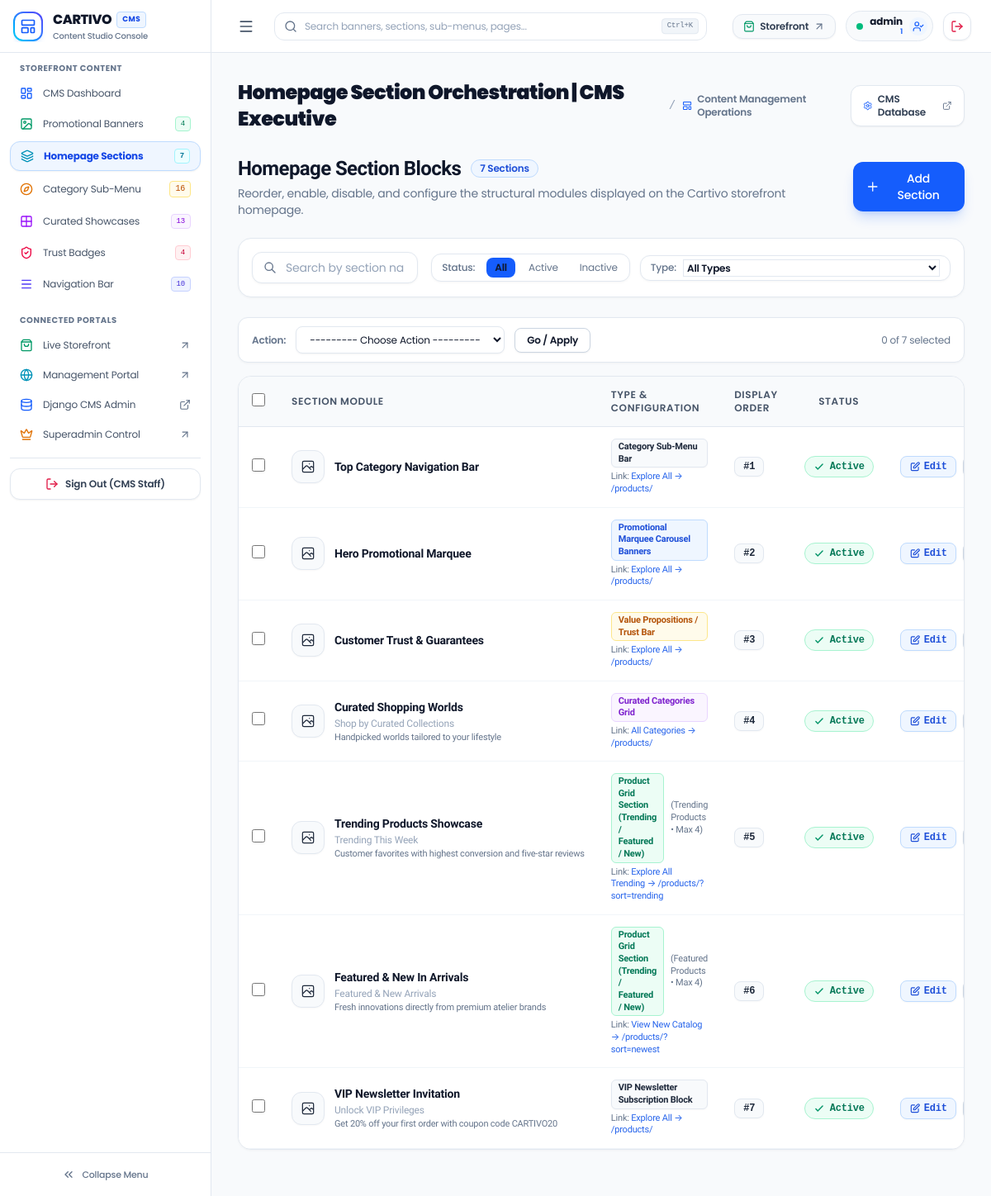
Before: /cms/sections/ (signed in) with the older database file.
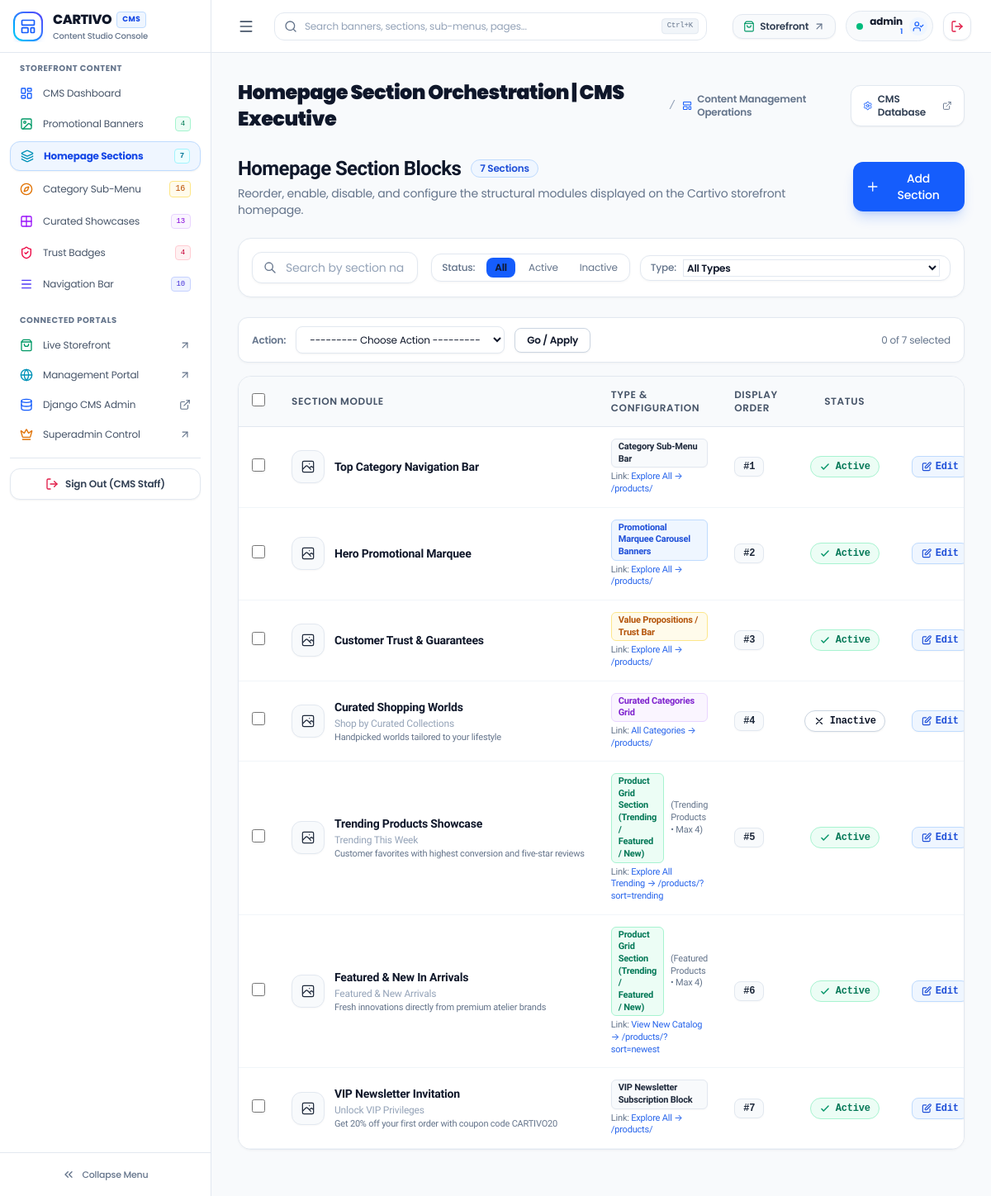
After: the same page with the newer database file.
### apps/cms/models.py (models this page shows, shortened)
class HomepageSection(models.Model):
    SECTION_TYPES = (
        ('category_bar', 'Category Sub-Menu Bar'),
        ('hero_banners', 'Promotional Marquee Carousel Banners'),
        ('trust_bar', 'Value Propositions / Trust Bar'),
        ('curated_categories', 'Curated Categories Grid'),
        ('product_grid', 'Product Grid Section (Trending / Featured / New)'),
        ('newsletter', 'VIP Newsletter Subscription Block'),
        ('custom_html', 'Custom HTML Block'),
    )
    FILTER_TYPES = (
        ('trending', 'Trending Products'),
        ('featured', 'Featured Products'),
        ('new_arrivals', 'New Arrivals (Latest Added)'),
        ('manual', 'Manual Product Selection'),
    )
    name = models.CharField(max_length=120, help_text="Internal label (e.g. 'Homepage Trending Section')")
    section_type = models.CharField(max_length=40, choices=SECTION_TYPES, db_index=True)
    title = models.CharField(max_length=150, blank=True, help_text="Section headline, e.g. 'Trending This Week'")
    subtitle = models.CharField(max_length=150, blank=True, help_text="Section tag/kicker, e.g. 'Handpicked Pieces'")
    view_all_url = models.CharField(max_length=255, blank=True, default="/products/")
    view_all_text = models.CharField(max_length=60, blank=True, default="Explore All")
    product_filter_type = models.CharField(
        max_length=30,
        choices=FILTER_TYPES,
        default='trending',
        help_text="How products should be selected if section_type is product_grid"
    )
    max_items = models.PositiveIntegerField(default=4, help_text="Maximum products to display")
    custom_content = models.TextField(blank=True, help_text="HTML snippet if custom_html section type is chosen")
    image = models.ImageField(upload_to='sections/', blank=True, null=True, help_text="Upload section banner/image saved to media storage")
    image_url = models.URLField(max_length=500, blank=True, help_text="External or Google image URL")
    is_active = models.BooleanField(default=True, db_index=True)
    display_order = models.PositiveIntegerField(default=0, help_text="Controls top-to-bottom rendering order on homepage")
    created_at = models.DateTimeField(auto_now_add=True)
    updated_at = models.DateTimeField(auto_now=True)
    class Meta:
        verbose_name = 'Homepage Section'
        verbose_name_plural = 'Homepage Sections'
        ordering = ['display_order', 'id']
    @property
    def effective_image_url(self):
        if self.image:
            return self.image.url
        return self.image_url or ''

### apps/cms/views.py (the view)
# urls.py: path('cms/sections/', views.cms_sections_view, name='sections'),
def cms_sections_view(request):
    if not _check_cms_access(request):
        return redirect('management:portal')
    context = _get_cms_context_base(request, 'sections')
    qs = HomepageSection.objects.all().order_by('display_order', 'id')
    section_type = request.GET.get('section_type', 'all')
    if section_type != 'all':
        qs = qs.filter(section_type=section_type)
    status_filter = request.GET.get('status', 'all')
    if status_filter == 'active':
        qs = qs.filter(is_active=True)
    elif status_filter == 'inactive':
        qs = qs.filter(is_active=False)
    q = request.GET.get('q', '').strip()
    if q:
        qs = qs.filter(Q(name__icontains=q) | Q(title__icontains=q) | Q(subtitle__icontains=q))
    sections = list(qs)
    context.update({
        'sections': sections,
        'section_type_filter': section_type,
        'status_filter': status_filter,
        'search_query': q,
        'section_types': HomepageSection.SECTION_TYPES,
        'filter_types': HomepageSection.FILTER_TYPES,
        'total_count': len(sections),
    })
    return render(request, 'cms/sections.html', context)

### apps/cart/context_processors.py (called while the page is built)
def cart_context(request):
    try:
        summary = CartService.get_cart_summary(request)
        return {
            'cart_item_count': summary['total_items'],
            'cart_total_price': f"{summary['total']:.2f}",
        }
    except Exception:
        return {
            'cart_item_count': 0,
            'cart_total_price': "0.00",
        }

### apps/cart/services.py (called while the page is built)
    @property
    def unit_price(self) -> Decimal:
        if self.variant:
            return self.variant.effective_price
        return self.product.effective_price

    @property
    def subtotal(self) -> Decimal:
        return self.unit_price * self.quantity

    @classmethod
    def get_or_create_user_cart(cls, user) -> Cart:
        cart, _ = Cart.objects.get_or_create(user=user, status='ACTIVE')
        return cart

### apps/catalog/models.py (called while the page is built)
    @property
    def effective_price(self):
        return self.price if self.price is not None else self.product.base_price

### apps/cms/views.py (called while the page is built, shortened)
def _check_cms_access(request):
    try:
        if request.user.is_authenticated and request.user.is_superuser:
            return True
    except Exception:
        return False

### templates/cms/sections.html (shortened to what the changed rows need)
{% extends 'cms/cms_base.html' %}
{% block cms_content %}
<div class="space-y-6">
    <div class="flex flex-col md:flex-row md:items-center md:justify-between gap-4">
        <div>
            <div class="flex items-center gap-3">
                <h1 class="text-2xl font-bold tracking-tight text-white font-display">Homepage Section Blocks</h1>
            </div>
        </div>
    </div>
    <form method="POST" action="{% url 'cms:section_bulk' %}" id="bulkSectionForm" class="space-y-4">
        <div class="bg-slate-900/80 border border-slate-800/80 rounded-2xl overflow-hidden shadow-sm">
            <div class="overflow-x-auto">
                <table class="w-full text-left text-sm">
                    <thead>
                        <tr class="bg-slate-950/80 border-b border-slate-800/80 text-xs uppercase font-semibold text-slate-400 tracking-wider">
                            <th class="py-3.5 px-4 w-10">
                                <input type="checkbox" id="selectAll" class="w-4 h-4 rounded bg-slate-900 border-slate-700 text-blue-600 focus:ring-0 focus:ring-offset-0">
                            </th>
                            <th class="py-3.5 px-4">Section Module</th>
                            <th class="py-3.5 px-4">Type & Configuration</th>
                            <th class="py-3.5 px-4">Display Order</th>
                            <th class="py-3.5 px-4 text-center">Status</th>
                            <th class="py-3.5 px-4 text-right">Actions</th>
                        </tr>
                    </thead>
                    <tbody class="divide-y divide-slate-800/60 font-mono text-xs">
                        {% for section in sections %}
                        <tr class="hover:bg-slate-800/30 transition-colors group">
                            <td class="py-3.5 px-4">
                                <input type="checkbox" name="selected_ids" value="{{ section.id }}" class="row-checkbox w-4 h-4 rounded bg-slate-900 border-slate-700 text-blue-600 focus:ring-0 focus:ring-offset-0">
                            </td>
                            <td class="py-3.5 px-4 font-sans">
                                <div class="flex items-center gap-3">
                                    {% if section.effective_image_url %}
                                    <img src="{{ section.effective_image_url }}" alt="{{ section.name }}" class="w-10 h-10 rounded-xl object-cover border border-slate-700 shrink-0 bg-slate-950">
                                    {% else %}
                                    <div class="w-10 h-10 rounded-xl bg-slate-950 border border-slate-800 flex items-center justify-center text-slate-600 shrink-0">
                                        <svg class="w-5 h-5" fill="none" stroke="currentColor" viewBox="0 0 24 24"><path stroke-linecap="round" stroke-linejoin="round" stroke-width="1.5" d="M4 16l4.586-4.586a2 2 0 012.828 0L16 16m-2-2l1.586-1.586a2 2 0 012.828 0L20 14m-6-6h.01M6 20h12a2 2 0 002-2V6a2 2 0 00-2-2H6a2 2 0 00-2 2v12a2 2 0 002 2z"/></svg>
                                    </div>
                                    {% endif %}
                                    <div class="min-w-0">
                                        <span class="font-bold text-white text-sm truncate block">{{ section.name }}</span>
                                        {% if section.title %}
                                        <div class="text-xs text-slate-300 font-medium mt-0.5 truncate">{{ section.title }}</div>
                                        {% endif %}
                                        {% if section.subtitle %}
                                        <div class="text-[11px] text-slate-500 mt-0.5 truncate">{{ section.subtitle }}</div>
                                        {% endif %}
                                    </div>
                                </div>
                            </td>
                            <td class="py-3.5 px-4 font-sans text-xs">
                                <div class="flex items-center gap-2">
                                    <span class="px-2 py-0.5 rounded-md font-semibold text-[11px]
                                        {% if section.section_type == 'hero_banners' %}bg-blue-500/10 text-blue-400 border border-blue-500/20
                                        {% elif section.section_type == 'product_grid' %}bg-emerald-500/10 text-emerald-400 border border-emerald-500/20
                                        {% elif section.section_type == 'curated_categories' %}bg-purple-500/10 text-purple-400 border border-purple-500/20
                                        {% elif section.section_type == 'trust_bar' %}bg-amber-500/10 text-amber-400 border border-amber-500/20
                                        {% else %}bg-slate-800 text-slate-300 border border-slate-700{% endif %}">
                                        {{ section.get_section_type_display }}
                                    </span>
                                </div>
                                {% if section.view_all_url %}
                                <div class="text-[11px] text-slate-500 mt-1">
                                    Link: <span class="text-blue-400">{{ section.view_all_text }} &rarr; {{ section.view_all_url }}</span>
                                </div>
                                {% endif %}
                            </td>
                            <td class="py-3.5 px-4 text-slate-300">
                                <span class="px-2.5 py-1 rounded-lg bg-slate-950 border border-slate-800 text-slate-300 font-semibold text-xs">
                                    #{{ section.display_order }}
                                </span>
                            </td>
                            <td class="py-3.5 px-4 text-center">
                                <a href="{% url 'cms:section_toggle' section.id %}" title="Click to toggle status" class="inline-flex items-center gap-1.5 px-2.5 py-1 rounded-full text-xs font-semibold transition-all hover:scale-105 active:scale-95 border {% if section.is_active %}bg-emerald-500/15 text-emerald-400 border-emerald-500/30 hover:bg-emerald-500/25{% else %}bg-slate-800 text-slate-400 border-slate-700 hover:bg-slate-700{% endif %}">
                                    {% if section.is_active %}
                                    <svg class="w-3.5 h-3.5 text-emerald-400" fill="none" stroke="currentColor" viewBox="0 0 24 24"><path stroke-linecap="round" stroke-linejoin="round" stroke-width="2.5" d="M5 13l4 4L19 7"/></svg>
                                    <span>Active</span>
                                    {% else %}
                                    <svg class="w-3.5 h-3.5 text-slate-400" fill="none" stroke="currentColor" viewBox="0 0 24 24"><path stroke-linecap="round" stroke-linejoin="round" stroke-width="2" d="M6 18L18 6M6 6l12 12"/></svg>
                                    <span>Inactive</span>
                                    {% endif %}
                                </a>
                            </td>
                            <td class="py-3.5 px-4 text-right">
                                <div class="flex items-center justify-end gap-2">
                                    <button
                                        type="button"
                                        onclick="openEditSectionModal({
                                            id: {{ section.id }},
                                            name: '{{ section.name|escapejs }}',
                                            section_type: '{{ section.section_type|escapejs }}',
                                            title: '{{ section.title|escapejs }}',
                                            subtitle: '{{ section.subtitle|escapejs }}',
                                            image_url: '{{ section.image_url|escapejs }}',
                                            effective_image_url: '{{ section.effective_image_url|escapejs }}',
                                            product_filter_type: '{{ section.product_filter_type|escapejs }}',
                                            max_items: {{ section.max_items }},
                                            view_all_text: '{{ section.view_all_text|escapejs }}',
                                            view_all_url: '{{ section.view_all_url|escapejs }}',
                                            display_order: {{ section.display_order }},
                                            is_active: {% if section.is_active %}true{% else %}false{% endif %}
                                        })"
                                        class="inline-flex items-center gap-1 px-2.5 py-1 rounded-lg bg-blue-500/10 hover:bg-blue-500/20 text-blue-400 border border-blue-500/20 transition-colors text-xs font-semibold cursor-pointer"
                                        title="Edit section properties"
                                    >
                                        <svg class="w-3.5 h-3.5" fill="none" stroke="currentColor" viewBox="0 0 24 24"><path stroke-linecap="round" stroke-linejoin="round" stroke-width="2" d="M11 5H6a2 2 0 00-2 2v11a2 2 0 002 2h11a2 2 0 002-2v-5m-1.414-9.414a2 2 0 112.828 2.828L11.828 15H9v-2.828l8.586-8.586z"/></svg>
                                        <span>Edit</span>
                                    </button>
                                </div>
                            </td>
                        </tr>
                        {% endfor %}
                    </tbody>
                </table>
            </div>
        </div>
    </form>
</div>
{% endblock %}

Changed rows visible on the page:
changed HomepageSection "Curated Shopping Worlds": is_active "Active" → "Inactive"
